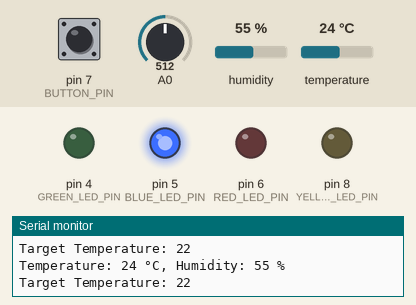
Simulated run of this sketch. Board: Arduino Uno, built with avr-gcc and run on an emulated ATmega328P. On the bench: output pins drawn as LEDs (lit = HIGH), the last lines printed to the serial monitor. The test bench sets the inputs (shaded band); at power-on: temperature 24 °C, A0 = 512, pin 7 (BUTTON_PIN) HIGH, humidity 55 %. EEPROM starts erased.

Above: at 1.5 s.
1.6 s: temperature set to 22 °C
At 3.2 s:
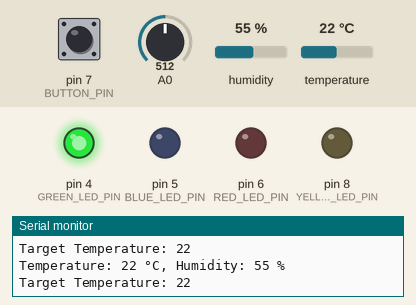
4.1 s: A0 set to 596
6.0 s: A0 set to 631
At 8.1 s:
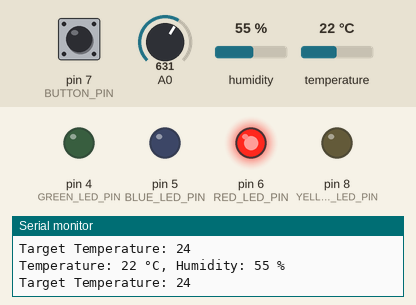
8.5 s: pin 7 (BUTTON_PIN) pulled LOW for 3.2 s
At 10.2 s:
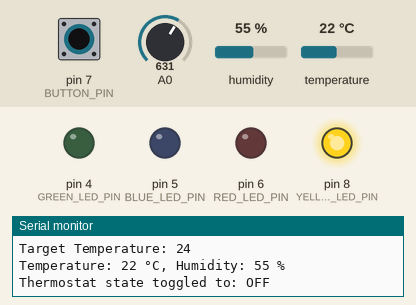
13.2 s: pin 7 (BUTTON_PIN) pulled LOW for 0.9 s
At 13.8 s:
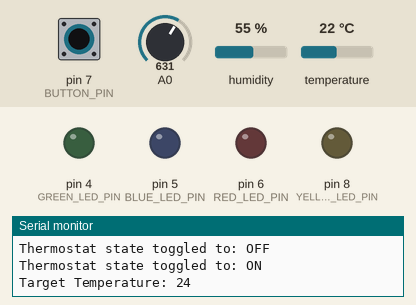
17.6 s: temperature set to 28 °C
At 19.4 s:
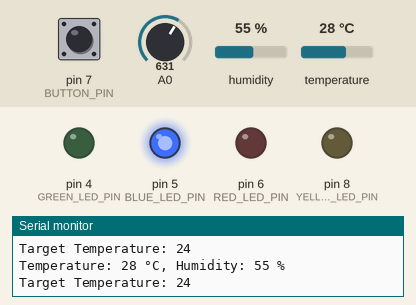
Timing chart, 0 to 20.7 s (numbered marks = the images above; inputs shaded):
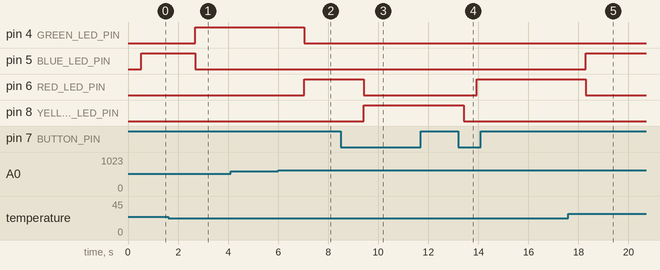

Measured:
- the behaviour switches between 24 and 23 °C on temperature (found by bisection; images 0 and 1)
- the behaviour switches between 613 and 614 on A0 (found by bisection; images 1 and 2)
- after the input at 1.6 s, pin 4 (GREEN_LED_PIN): LOW → HIGH after 1.1 s; pin 5 (BLUE_LED_PIN): HIGH → LOW after 1.1 s
- after the input at 6.0 s, pin 4 (GREEN_LED_PIN): HIGH → LOW after 1.0 s; pin 6 (RED_LED_PIN): LOW → HIGH after 1.0 s
- after the input at 8.5 s, pin 6 (RED_LED_PIN): HIGH → LOW after 0.92 s; pin 8 (YELLOW_LED_PIN): LOW → HIGH after 0.91 s
- after the input at 13.2 s, pin 6 (RED_LED_PIN): LOW → HIGH after 0.74 s; pin 8 (YELLOW_LED_PIN): HIGH → LOW after 0.22 s
- after the input at 17.6 s, pin 5 (BLUE_LED_PIN): LOW → HIGH after 0.69 s; pin 6 (RED_LED_PIN): HIGH → LOW after 0.69 s

The sketch:

sketch_nov8a.ino
```cpp
#include <DHT11.h>
#include <EEPROM.h>

//int ANALOG_PIN A0       // Pin for the analog sensor (potentiometer)
//int DHT_PIN 2           // Pin for the DHT11 sensor
int BLUE_LED_PIN = 5;      // Pin for blue LED (temperature too high)
int GREEN_LED_PIN = 4;     // Pin for green LED (temperature correct)
int RED_LED_PIN = 6;       // Pin for red LED (temperature too low)
int BUTTON_PIN = 7;        // Pin for the toggle button
int YELLOW_LED_PIN = 8;    // Pin for yellow LED (thermostat off)

DHT11 dht11(2);

bool thermostatOn = true;           // Variable to track thermostat state
unsigned long lastDebounceTime = 0;  // Time for debounce check
const unsigned long debounceDelay = 50; // Debounce delay in milliseconds
const int thermostatOnadd = 0;
bool buttonState = LOW;              // Current button state
bool lastButtonReading = LOW;        // Previous button state for comparison

void setup() {
    Serial.begin(9600);

    // Set LED pins as output
    pinMode(BLUE_LED_PIN, OUTPUT);
    pinMode(GREEN_LED_PIN, OUTPUT);
    pinMode(RED_LED_PIN, OUTPUT);
    pinMode(YELLOW_LED_PIN, OUTPUT);
    thermostatOn = EEPROM.read(thermostatOnadd);
    // Set button pin as input
    pinMode(BUTTON_PIN, INPUT_PULLUP);
    Serial.println(thermostatOn);
}

void loop() {
    // Read the button state
    bool reading = digitalRead(BUTTON_PIN);
    EEPROM.update(thermostatOnadd, thermostatOn);
    // Check if button state has changed
    if (reading != lastButtonReading) {
        lastDebounceTime = millis();  // Reset debounce timer if state has changed
    }

    // Check if debounce time has passed and state is stable
    if ((millis() - lastDebounceTime) > debounceDelay) {
        // If the button state has changed and is stable, toggle thermostat state
        if (reading != buttonState) {
            buttonState = reading;

            // Only toggle thermostat state if button is LOW (pressed)
            if (buttonState == LOW) {
                thermostatOn = !thermostatOn;  // Toggle the thermostat state
                Serial.print("Thermostat state toggled to: ");
                Serial.println(thermostatOn ? "ON" : "OFF");
            }
        }
    }

    // Update the last button reading for the next loop
    lastButtonReading = reading;

    // Check if thermostat is on or off
    if (thermostatOn) {
        // Turn off yellow LED if thermostat is on
        digitalWrite(YELLOW_LED_PIN, LOW);

        // Read the potentiometer value to set the target temperature
        int potValue = analogRead(A0);
        int targetTemperature = map(potValue, 0, 1023, 15, 30); // Adjust range as needed (15-30 °C here)

        // Print the target temperature for debugging
        Serial.print("Target Temperature: ");
        Serial.println(targetTemperature);

        // Read temperature and humidity from the DHT11 sensor
        int temperature, humidity;
        int result = dht11.readTemperatureHumidity(temperature, humidity);

        // Check if the reading is successful
        if (result == 0) {
            // Print temperature and humidity values
            Serial.print("Temperature: ");
            Serial.print(temperature);
            Serial.print(" °C, Humidity: ");
            Serial.print(humidity);
            Serial.println(" %");

            // Set a tolerance range of ±1°C around the target temperature
            int tolerance = 1;

            // Control LEDs based on the temperature comparison
            if (temperature < targetTemperature - tolerance) {
                // Temperature is lower than target - turn on the red LED
                digitalWrite(RED_LED_PIN, HIGH);
                digitalWrite(GREEN_LED_PIN, LOW);
                digitalWrite(BLUE_LED_PIN, LOW);
            } else if (temperature > targetTemperature + tolerance) {
                // Temperature is higher than target - turn on the blue LED
                digitalWrite(RED_LED_PIN, LOW);
                digitalWrite(GREEN_LED_PIN, LOW);
                digitalWrite(BLUE_LED_PIN, HIGH);
            } else {
                // Temperature is within the target range - turn on the green LED
                digitalWrite(RED_LED_PIN, LOW);
                digitalWrite(GREEN_LED_PIN, HIGH);
                digitalWrite(BLUE_LED_PIN, LOW);
            }
        } else {
            // Print an error message if the reading fails
            Serial.print("DHT11 Error: ");
            Serial.println(DHT11::getErrorString(result));
        }
    }
    else {
        // If thermostat is off, turn on yellow LED and turn off others
        digitalWrite(YELLOW_LED_PIN, HIGH);
        digitalWrite(RED_LED_PIN, LOW);
        digitalWrite(GREEN_LED_PIN, LOW);
        digitalWrite(BLUE_LED_PIN, LOW);
    }

    // Add a delay before the next reading
    delay(200);
}
```
